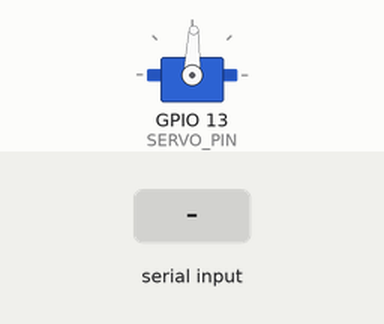
This sketch was run on a simulated ESP32. On the bench: servo. Inputs (shaded band) come from the test bench. Servo pulses on a pin are drawn as a servo (544–2400 µs = 0–180°); what the sketch prints to the serial monitor is not drawn.

Above: at 1.2 s.
1.3 s: "90,45\n" received over Serial
At 2.39 s:
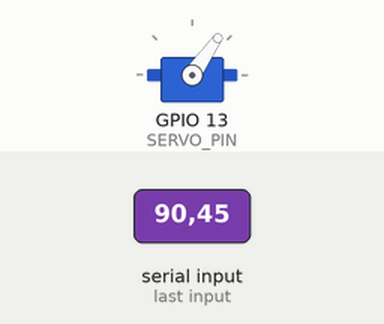
At 2.9 s:
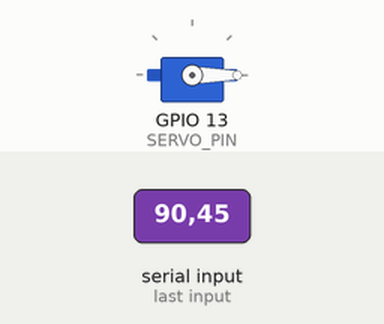
Timing chart, 0 to 4.4 s (numbered marks = the images above; inputs shaded):
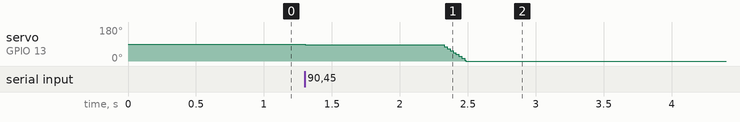

Measured:
- after the input at 1.3 s, servo on GPIO 13 (SERVO_PIN): moves from 88° to 0° over 1.2 s, starting at once

The sketch:

activity5-esp32_code.ino
```cpp
const int SERVO_PIN = 13;
const int LEDC_CH   = 4;
const int FREQ_HZ   = 50;
const int RES_BITS  = 16;
const int PERIOD_US = 20000;

const int PULSE_MIN = 500;
const int PULSE_MAX = 2400;

int currentAngle = 90;
int targetAngle  = 90;

uint32_t usToDuty(int us) {
  return (uint32_t)((uint64_t)us * ((1ULL << RES_BITS) - 1) / PERIOD_US);
}

void writeAngle(int angle) {
  angle = constrain(angle, 0, 180);
  int us = map(angle, 0, 180, PULSE_MIN, PULSE_MAX);
  ledcWrite(LEDC_CH, usToDuty(us));
}

void setup() {
  Serial.begin(115200);
  ledcSetup(LEDC_CH, FREQ_HZ, RES_BITS);
  ledcAttachPin(SERVO_PIN, LEDC_CH);

  writeAngle(currentAngle);
  Serial.println("Smooth servo ready. Send 0–180.");
}

void loop() {
  // Receive new target angle from Serial
  if (Serial.available() > 0) {
    int angle = Serial.parseInt();
    if (angle >= 0 && angle <= 180) {
      targetAngle = angle;
    }
  }

  // Smoothly approach target
  if (currentAngle < targetAngle) currentAngle++;
  else if (currentAngle > targetAngle) currentAngle--;

  writeAngle(currentAngle);
  delay(2);  // controls smoothness speed (higher = slower)
}
```
